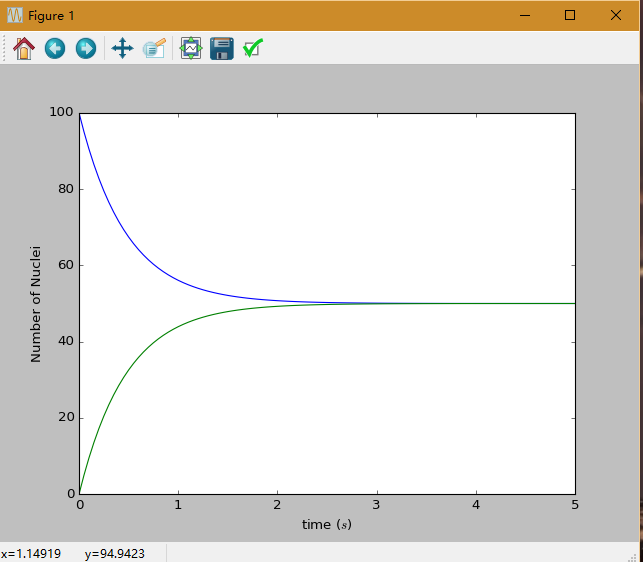

Generate this figure with Python:
# -*- coding: utf-8 -*-
"""
Created on Thu Oct 06 20:00:04 2016

@author: yjq
"""

import pylab as pl
class uranium_decay:
    """
    Simulation of radioactive decay
    Program to accompany 'Computational Physics' by Cai Hao
    """
    def __init__(self, number_of_nucleiA = 100,number_of_nucleiB = 0, time_constant = 1, time_of_duration = 5, time_step = 0.05):
        # unit of time is second
        self.n_uraniumA = [number_of_nucleiA]
        self.n_uraniumB = [number_of_nucleiB]
        self.t = [0]
        self.tau = time_constant
        self.dt = time_step
        self.time = time_of_duration
        self.nsteps = int(time_of_duration // time_step + 1)
        print("Initial number of nucleiA ->", number_of_nucleiA)
        print("Initial number of nucleiB ->", number_of_nucleiB)
        print("Time constant ->", time_constant)
        print("time step -> ", time_step)
        print("total time -> ", time_of_duration)
    def calculate(self):
        for i in range(self.nsteps):
            tmpA = self.n_uraniumA[i] + (self.n_uraniumB[i]-self.n_uraniumA[i])/ self.tau * self.dt
            tmpB = self.n_uraniumB[i] + (self.n_uraniumA[i]-self.n_uraniumB[i])/ self.tau * self.dt
            self.n_uraniumA.append(tmpA)            
            self.n_uraniumB.append(tmpB)
            self.t.append(self.t[i] + self.dt)
    def show_results(self):
        pl.plot(self.t, self.n_uraniumA)
        pl.plot(self.t, self.n_uraniumB)
        pl.xlabel('time ($s$)')
        pl.ylabel('Number of Nuclei')
        pl.show()
    def store_results(self):
        myfile = open('nuclei_decay_data.txt', 'w')
        for i in range(len(self.t)):
            print(self.t[i], self.n_uraniumA[i],self.n_uraniumB[i])
        myfile.close()

a = uranium_decay()
a.calculate()
a.show_results()
a.store_results()
